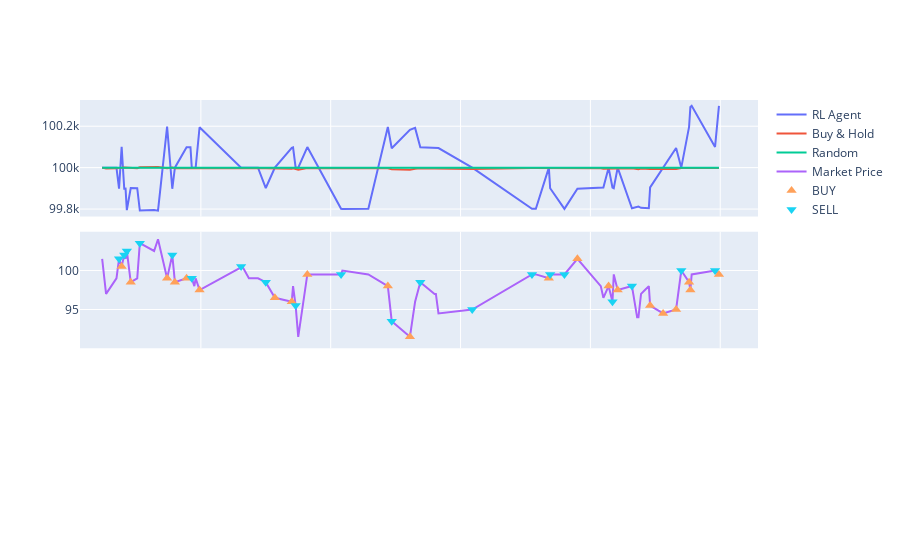

Here is the notebook cell this chart was saved with:
### Code cell
# Price line
fig.add_trace(
    go.Scatter(
        x=df["timestamp"],
        y=df["price"],
        mode="lines",
        name="Market Price"
    ),
    row=2, col=1
)

# BUY actions
buy_df = df[df["action"] == "BUY"]
sell_df = df[df["action"] == "SELL"]

fig.add_trace(
    go.Scatter(
        x=buy_df["timestamp"],
        y=buy_df["price"],
        mode="markers",
        marker=dict(symbol="triangle-up", size=9),
        name="BUY"
    ),
    row=2, col=1
)

fig.add_trace(
    go.Scatter(
        x=sell_df["timestamp"],
        y=sell_df["price"],
        mode="markers",
        marker=dict(symbol="triangle-down", size=9),
        name="SELL"
    ),
    row=2, col=1
)
